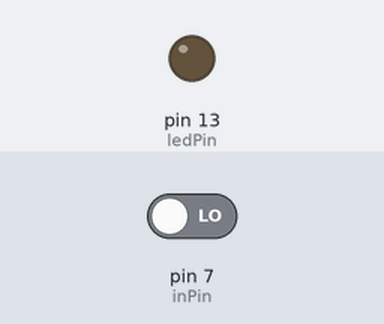
Recording of a sketch running on a simulated Arduino Uno, built with avr-gcc and run on an emulated ATmega328P. Parts: output pins drawn as LEDs (lit = HIGH). Inputs (shaded band) come from the test bench; at power-on: pin 7 (inPin) LOW. What the sketch prints to the serial monitor is not drawn.

Above: at 1.2 s.
1.3 s: pin 7 (inPin) driven HIGH
At 2.4 s:
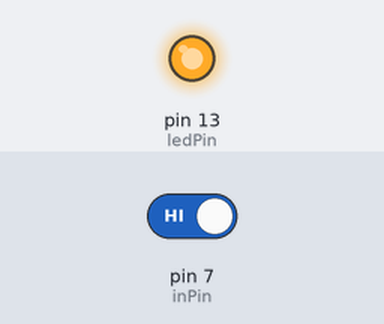
2.8 s: pin 7 (inPin) driven LOW
At 3.5 s:
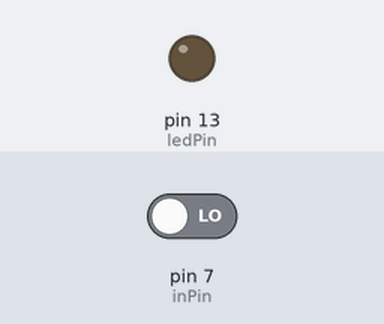
Timing chart, 0 to 5.8 s (numbered marks = the images above; inputs shaded):
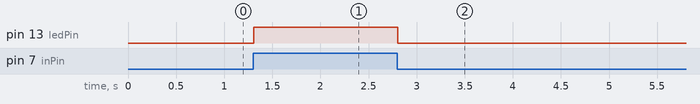

The sketch:

sample-digitalRead.ino
```cpp
int ledPin = 13; // LED connected to digital pin 13
int inPin = 7;   // pushbutton connected to digital pin 7
int val = 0;     // variable to store the read value

void setup()
{
  // initialize serial communication at 9600 bits per second:
  Serial.begin(9600);
  pinMode(ledPin, OUTPUT);      // sets the digital pin 13 as output
  pinMode(inPin, INPUT);      // sets the digital pin 7 as input
}

void loop()
{
  val = digitalRead(inPin);   // read the input pin
  // print out the state of the button:
  Serial.println(val);
  digitalWrite(ledPin, val);    // sets the LED to the button's value
}
```

Measured:
- after the input at 1.3 s, pin 13 (ledPin): LOW → HIGH at once
- after the input at 2.8 s, pin 13 (ledPin): HIGH → LOW at once
